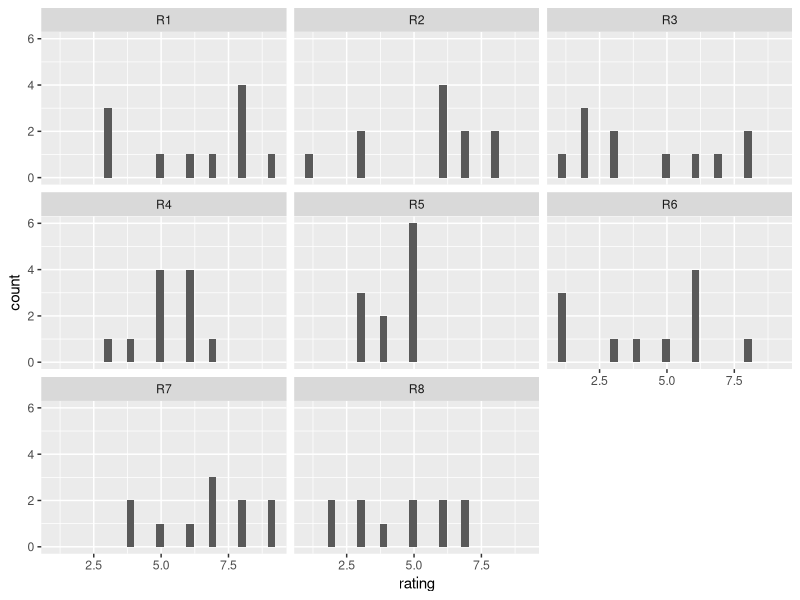

The R script that drew this image: (Note: this script raises an error after producing the figure.)
library(tidyverse)
library(MASS)
library(readxl)

#occs data
occs_data <- read_excel(here::here("activities/occ_ladder.xlsx"))
occs_data <- read_excel(here::here("activities/toy_ratings.xlsx"))

occs_data_long <- occs_data %>% 
  pivot_longer(R1:R8,
               names_to = "respondent",
               values_to = "rating")

ggplot(occs_data_long, mapping = aes(x = rating)) + 
      geom_histogram() + facet_wrap(~respondent)

#want to vary:

#where occupations are placed on the occupational status ladder
#how the ratings are used (concentrated in the top or bottom of the scales)
#polarizing category means
#dispersion of variation in group 
# respondent status 

#so for high status 
df <- tibble(respondent = rep(c(1:10), each = 40),
             occupation = rep(occs_data$occupation, 10))
df <- df %>% left_join(occs_data)
df <- df %>% arrange(education_amount)

df_high <- df %>% rowwise() %>% filter(education_amount == "high") %>% 
           mutate(ladder_position = round(rnorm(n = 1, mean = 6.5, sd = 1), digits = 0))

df_low <- df %>% rowwise() %>% filter(education_amount == "low") %>% 
  mutate(ladder_position = round(rnorm(n = 1, mean = 4.5, sd = 0.5), digits = 0))

all_df <- bind_rows(df_high, df_low)

all_df %>% 
  ggplot(mapping = aes(x = ladder_position, fill = education_amount)) + 
  geom_histogram(binwidth = 1)

#figuring out some distribution stuff
sim_values <- tibble(x = rnorm(n = 1000, mean = 7.5, sd = 0.5),
                     x_round = round(x, digits = 1))

ggplot(sim_values, aes(x = x_round)) + geom_histogram(binwidth = 1)

#distance:
# absolute distance -- the Manhattan distance between respondents i and j, 
#which is the absolute difference between ranki and rankj for occupation k 
#summed over all occupa- tions; this corresponds to what we consider total 
#dissimilarity.

#Next, we convert raw scores to z-scores and then compute the Manhattan distance 
#again; this second dissimilarity score thus takes into account differences with 
#respect to pile sort mean and spread

